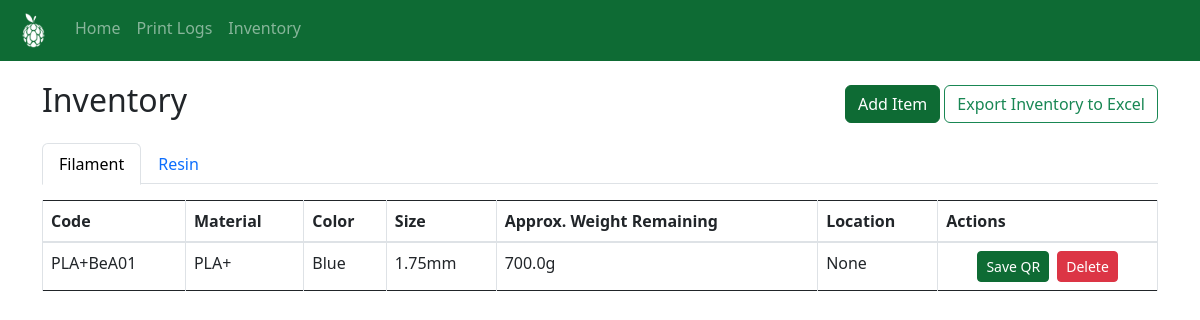
The page /inventory on the database as committed earlier.
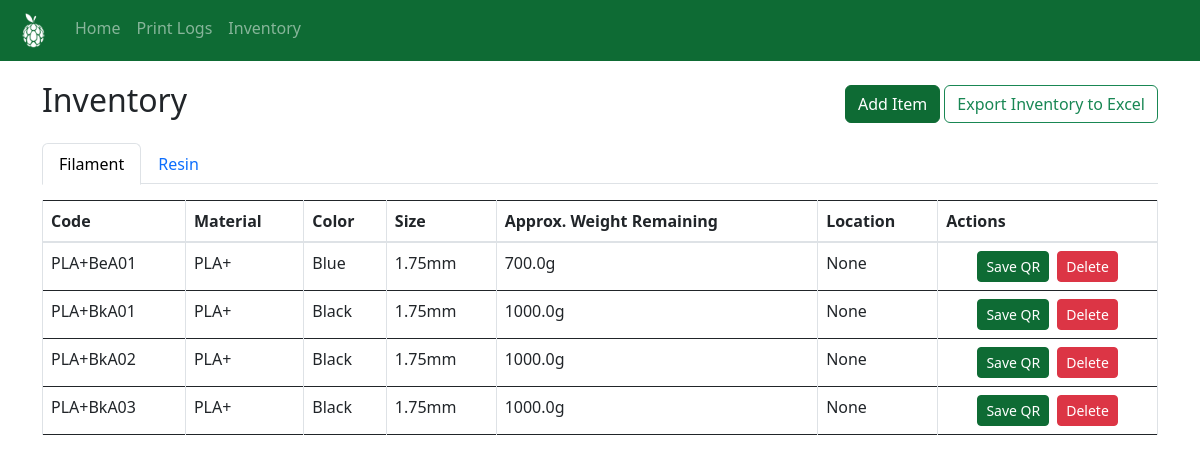
The same page on the database as committed later.
### website/models.py (models this page shows)
class FilamentInventory(db.Model):
    id = db.Column(db.Integer, primary_key=True)
    code = db.Column(db.String(20), unique=True, nullable=False)
    material = db.Column(db.String(50), nullable=False)
    color = db.Column(db.String(50), nullable=False)
    size = db.Column(db.String(5), nullable=True)
    weight_remaining = db.Column(db.Float, nullable=True)
    qr_filename = db.Column(db.String(100))
    location = db.Column(db.String(100))

### website/views.py (the view, shortened to what this page needs)
@views.route('/inventory', methods=['GET', 'POST'])
def inventory():
    filament_form = AddFilamentForm()
    resin_form = AddResinForm()
    fmat = db.session.query(FilamentInventory.material).distinct().all()
    fcol = db.session.query(FilamentInventory.color).distinct().all()
    fmat = [m[0] for m in fmat]
    fcol = [c[0] for c in fcol]
    rmat = db.session.query(ResinInventory.material).distinct().all()
    rmat = [m[0] for m in rmat]
    filament_form.material.choices = [(m, m) for m in fmat] + [("__new__", "Add New")]
    filament_form.color.choices = [(c, c) for c in fcol] + [("__new__", "Add New")]
    resin_form.material.choices = [(m, m) for m in rmat] + [("__new__", "Add New")]
    finv = FilamentInventory.query.all()
    rinv = ResinInventory.query.all()
    return render_template("inventory.html", finv=finv, rinv=rinv, filament_form=filament_form, resin_form=resin_form)

### website/templates/inventory.html (shortened to what this page needs)
{% extends 'base.html' %} {% block title %}Inventory{% endblock %} {% block
content %}
<div class="d-flex justify-content-between align-items-center mb-3">
  <h2>Inventory</h2>
  <div>
    <button
      class="btn btn-success"
      data-bs-toggle="modal"
      data-bs-target="#addItemModal"
    >
      Add Item
    </button>
    <a
      href="{{ url_for('views.export_inventory') }}"
      class="btn btn-outline-success"
    >
      Export Inventory to Excel
    </a>
  </div>
</div>
<ul
  class="nav nav-tabs"
  id="inventoryTabs"
  role="tablist"
>
  <li
    class="nav-item"
    role="presentation"
  >
    <button
      class="nav-link active"
      id="filament-inv-tab"
      data-bs-toggle="tab"
      data-bs-target="#filament-inventory"
      type="button"
    >
      Filament
    </button>
  </li>
  <li
    class="nav-item"
    role="presentation"
  >
    <button
      class="nav-link"
      id="resin-inv-tab"
      data-bs-toggle="tab"
      data-bs-target="#resin-inventory"
      type="button"
    >
      Resin
    </button>
  </li>
</ul>
<div class="tab-content mt-3">
  <div
    class="tab-pane fade show active"
    id="filament-inventory"
  >
    <div class="table-responsive">
      <table
        id="filamentTable"
        class="table table-bordered table-hover"
      >
        <thead>
          <tr>
            <th onclick="sortTable('filamentTable', 0)">Code</th>
            <th onclick="sortTable('filamentTable', 1)">Material</th>
            <th onclick="sortTable('filamentTable', 2)">Color</th>
            <th onclick="sortTable('filamentTable', 3)">Size</th>
            <th onclick="sortTable('filamentTable', 4)">
              Approx. Weight Remaining
            </th>
            <th onclick="sortTable('filamentTable', 5)">Location</th>
            <th>Actions</th>
          </tr>
        </thead>
        <tbody>
          {% for item in finv %}
          <tr>
            <td>{{ item.code }}</td>
            <td>{{ item.material }}</td>
            <td>{{ item.color }}</td>
            <td>{{ item.size }}</td>
            <td>{{ item.weight_remaining }}g</td>
            <td>{{ item.location }}</td>
            <td class="text-center">
              <div
                class="d-flex justify-content-center align-items-center gap-2"
              >
                <form
                  method="GET"
                  action="{{ url_for('views.download_qr', code=item.code) }}"
                >
                  <button
                    type="submit"
                    class="btn btn-success btn-sm"
                  >
                    Save QR
                  </button>
                </form>
                <form
                  method="POST"
                  action="{{ url_for('views.delete_filament', item_id=item.id) }}"
                  onsubmit="return confirm('Are you sure you want to delete this item?');"
                >
                  <button
                    type="submit"
                    class="btn btn-danger btn-sm"
                  >
                    Delete
                  </button>
                </form>
              </div>
            </td>
          </tr>
          {% endfor %}
        </tbody>
      </table>
    </div>
  </div>
</div>
{% endblock %}

### website/templates/base.html (shortened to what this page needs)
<!doctype html>
<html>
  <head>
    <link
      rel="stylesheet"
      href="https://stackpath.bootstrapcdn.com/bootstrap/4.4.1/css/bootstrap.min.css"
    />
    <link
      rel="stylesheet"
      href="https://stackpath.bootstrapcdn.com/font-awesome/4.7.0/css/font-awesome.min.css"
    />
    <link
      href="https://cdn.jsdelivr.net/npm/bootstrap@5.3.0/dist/css/bootstrap.min.css"
      rel="stylesheet"
    />
  </head>
  <body>
    <nav class="navbar navbar-expand-lg navbar-dark bg-success px-3">
      <div
        class="collapse navbar-collapse"
        id="navbar"
      >
        <div class="navbar-nav">
          <a
            class="navbar-brand"
            href="{{ url_for('views.dashboard') }}"
          >
            <img
              src="{{ url_for('static', filename='icon-w.png') }}"
              alt="Home"
              style="height: 35px"
            />
          </a>
          <a
            class="nav-item nav-link"
            id="dashboard"
            href="/"
            >Home</a
          >
          <a
            class="nav-item nav-link"
            id="activities"
            href="/activities"
            >Print Logs</a
          >
          <a
            class="nav-item nav-link"
            id="inventory"
            href="/inventory"
            >Inventory</a
          >
        </div>
      </div>
    </nav>
    <div class="container">{% block content %} {% endblock %}</div>
  </body>
</html>

### website/templates/base.html (style rules this page uses)
.bg-success { background-color: #0e6b34 !important; }
.btn-success { background-color: #0e6b34 !important; border-color: #0e6b34 !important; }
body { padding-top: 0px; }
.container { padding-top: 20px; }

Rows that differ between the two databases and show on the page:
added FilamentInventory: code "PLA+BkA01", material "PLA+", color "Black", size "1.75mm", weight_remaining "1000.0", location "None"
added FilamentInventory: code "PLA+BkA02", material "PLA+", color "Black", size "1.75mm", weight_remaining "1000.0", location "None"
added FilamentInventory: code "PLA+BkA03", material "PLA+", color "Black", size "1.75mm", weight_remaining "1000.0", location "None"
